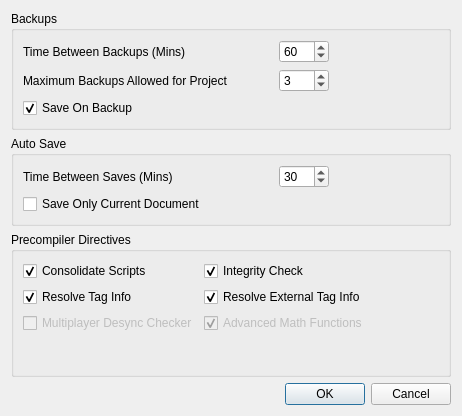
<?xml version="1.0" encoding="UTF-8"?>
<ui version="4.0">
 <class>NewProjectAdvancedDialog</class>
 <widget class="QDialog" name="NewProjectAdvancedDialog">
  <property name="geometry">
   <rect>
    <x>0</x>
    <y>0</y>
    <width>462</width>
    <height>416</height>
   </rect>
  </property>
  <property name="windowTitle">
   <string>Advanced Project Settings</string>
  </property>
  <layout class="QGridLayout" name="gridLayout">
   <item row="2" column="0">
    <widget class="QGroupBox" name="PrecompilerDirectives">
     <property name="title">
      <string>Precompiler Directives</string>
     </property>
     <layout class="QFormLayout" name="formLayout_5">
      <item row="0" column="0">
       <widget class="QCheckBox" name="ConsolidateScripts">
        <property name="whatsThis">
         <string>&lt;html&gt;&lt;head/&gt;&lt;body&gt;&lt;p&gt;Consildate Scripts: This takes all scripts in the project, and condenses them into one file. The reason to do this is because halo can only compile 4 script files per scenario. By allowing Radium to manage your scripts, you can have your scripts spread across many files. This will help organize projects.&lt;/p&gt;&lt;p&gt;When using this feature you have to import the files in the order you would need. Example:&lt;/p&gt;&lt;p&gt;&amp;lt;import &amp;quot;/dualweild/dualweild_verify_count.hsc&amp;quot;&amp;gt;&lt;/p&gt;&lt;p&gt;This will import the contents of the file ABOVE the current script. Auto-complete will know to scan both of the files and populate function names and variables when typed.&lt;/p&gt;&lt;/body&gt;&lt;/html&gt;</string>
        </property>
        <property name="text">
         <string>Consolidate Scripts</string>
        </property>
        <property name="checked">
         <bool>true</bool>
        </property>
       </widget>
      </item>
      <item row="0" column="1">
       <widget class="QCheckBox" name="IntegrityCheck">
        <property name="toolTip">
         <string>&lt;html&gt;&lt;head/&gt;&lt;body&gt;&lt;p&gt;&lt;br/&gt;&lt;/p&gt;&lt;/body&gt;&lt;/html&gt;</string>
        </property>
        <property name="whatsThis">
         <string>&lt;html&gt;&lt;head/&gt;&lt;body&gt;&lt;p&gt;Integrity Check: Enabling this allows Radium to check the files in the project for errors. By letting the application catch the error before Sapien. We can add some debug checking:&lt;/p&gt;&lt;p&gt;Tag Refenced not Present in Scenario&lt;br/&gt;Illegal Parameter&lt;br/&gt;Assignment of Incompatible Types&lt;br/&gt;Use of Undefined Global&lt;br/&gt;Syntax Errors&lt;br/&gt;Unknown Function&lt;/p&gt;&lt;p&gt;After identifying an error. We can then display highlighting, and suggested fixes.&lt;/p&gt;&lt;/body&gt;&lt;/html&gt;</string>
        </property>
        <property name="text">
         <string>Integrity Check</string>
        </property>
        <property name="checked">
         <bool>true</bool>
        </property>
       </widget>
      </item>
      <item row="1" column="0">
       <widget class="QCheckBox" name="ResolveTagInfo">
        <property name="whatsThis">
         <string>&lt;html&gt;&lt;head/&gt;&lt;body&gt;&lt;p&gt;Resolve Tag Information: This will allow Radium to load the tag data from the scenarios you import. You can then reference the tag's data in script. Radium will translate and insert the tag data as a parameter.&lt;/p&gt;&lt;p&gt;Example:&lt;/p&gt;&lt;p&gt;(script startup Example&lt;br/&gt;(sv_say &amp;lt;biped_array.Size&amp;gt;)&lt;br/&gt;)&lt;/p&gt;&lt;p&gt;By doing things this way it:&lt;br/&gt;Allows us to reduce &amp;quot;magic numbers&amp;quot; by relating objects to other objects in the scenario.&lt;br/&gt;Allows us to update any changes by recompiling&lt;br/&gt;Allows us to be able to generalize scripts.&lt;br/&gt;&lt;br/&gt;*NOTE* This only works for the initial state of the map.&lt;/p&gt;&lt;/body&gt;&lt;/html&gt;</string>
        </property>
        <property name="text">
         <string>Resolve Tag Info</string>
        </property>
        <property name="checked">
         <bool>true</bool>
        </property>
       </widget>
      </item>
      <item row="1" column="1">
       <widget class="QCheckBox" name="ResolveExtTagInfo">
        <property name="whatsThis">
         <string>&lt;html&gt;&lt;head/&gt;&lt;body&gt;&lt;p&gt;Resolve External Tag Info: (See Resolve Tag info)&lt;/p&gt;&lt;p&gt;This will allow you to import tags that aren't present in the map. You can then reference the tag data in the halo script editor by calling the '~' directive just like with &amp;quot;Resolve Tag Info&amp;quot;&lt;/p&gt;&lt;p&gt;To import an external tag the syntax is:&lt;br/&gt;&amp;lt;import &amp;quot;tags\Custom Scripting Strings\Dictionary.unicode_string_list&amp;quot;&amp;gt;&lt;/p&gt;&lt;p&gt;This will open a string list, and allow us to read from our dictionary without compiling the tag into the map.&lt;/p&gt;&lt;/body&gt;&lt;/html&gt;</string>
        </property>
        <property name="text">
         <string>Resolve External Tag Info</string>
        </property>
        <property name="checked">
         <bool>true</bool>
        </property>
       </widget>
      </item>
      <item row="2" column="0">
       <widget class="QCheckBox" name="MultiplayerDesync">
        <property name="enabled">
         <bool>false</bool>
        </property>
        <property name="whatsThis">
         <string>&lt;html&gt;&lt;head/&gt;&lt;body&gt;&lt;p&gt;-still in development-&lt;/p&gt;&lt;p&gt;check the scripts contents and attempt to find if and where it would cause a server desync&lt;/p&gt;&lt;/body&gt;&lt;/html&gt;</string>
        </property>
        <property name="text">
         <string>Multiplayer Desync Checker</string>
        </property>
        <property name="checkable">
         <bool>true</bool>
        </property>
        <property name="checked">
         <bool>false</bool>
        </property>
       </widget>
      </item>
      <item row="2" column="1">
       <widget class="QCheckBox" name="AdvancedMathFunctions">
        <property name="enabled">
         <bool>false</bool>
        </property>
        <property name="whatsThis">
         <string>&lt;html&gt;&lt;head/&gt;&lt;body&gt;&lt;p&gt;Advanced Math Functions: Enables higher level math implimentations&lt;/p&gt;&lt;p&gt;Sine&lt;br/&gt;Cosine&lt;br/&gt;Tangent&lt;br/&gt;Inverse Sine&lt;br/&gt;Inverse Cosine&lt;br/&gt;Inverse Tangent&lt;br/&gt;Vector Multiplication&lt;br/&gt;Vector Addition&lt;br/&gt;Degrees to Radians&lt;br/&gt;Radians to Degrees&lt;br/&gt;Modulo&lt;/p&gt;&lt;/body&gt;&lt;/html&gt;</string>
        </property>
        <property name="text">
         <string>Advanced Math Functions</string>
        </property>
        <property name="checked">
         <bool>true</bool>
        </property>
       </widget>
      </item>
     </layout>
    </widget>
   </item>
   <item row="1" column="0">
    <widget class="QGroupBox" name="AutoSave">
     <property name="sizePolicy">
      <sizepolicy hsizetype="Preferred" vsizetype="Fixed">
       <horstretch>0</horstretch>
       <verstretch>0</verstretch>
      </sizepolicy>
     </property>
     <property name="title">
      <string>Auto Save</string>
     </property>
     <layout class="QFormLayout" name="formLayout_2">
      <item row="0" column="0">
       <widget class="QLabel" name="TimeBetweenLabel_2">
        <property name="sizePolicy">
         <sizepolicy hsizetype="Preferred" vsizetype="Preferred">
          <horstretch>0</horstretch>
          <verstretch>0</verstretch>
         </sizepolicy>
        </property>
        <property name="minimumSize">
         <size>
          <width>250</width>
          <height>0</height>
         </size>
        </property>
        <property name="text">
         <string>Time Between Saves (Mins)</string>
        </property>
       </widget>
      </item>
      <item row="0" column="1">
       <widget class="QSpinBox" name="TimeBetweenSaves">
        <property name="maximumSize">
         <size>
          <width>50</width>
          <height>16777215</height>
         </size>
        </property>
        <property name="toolTip">
         <string>Time between auto saves</string>
        </property>
        <property name="whatsThis">
         <string>Time between auto saves</string>
        </property>
        <property name="value">
         <number>30</number>
        </property>
       </widget>
      </item>
      <item row="1" column="0">
       <widget class="QCheckBox" name="SaveOnlyCurrent">
        <property name="toolTip">
         <string>When the application autosaves, it will only save the document you're currently editing</string>
        </property>
        <property name="whatsThis">
         <string>When the application autosaves, it will only save the document you're currently editing</string>
        </property>
        <property name="text">
         <string>Save Only Current Document</string>
        </property>
        <property name="checked">
         <bool>false</bool>
        </property>
       </widget>
      </item>
     </layout>
    </widget>
   </item>
   <item row="0" column="0">
    <widget class="QGroupBox" name="Backups_Layout">
     <property name="sizePolicy">
      <sizepolicy hsizetype="Preferred" vsizetype="Fixed">
       <horstretch>0</horstretch>
       <verstretch>0</verstretch>
      </sizepolicy>
     </property>
     <property name="title">
      <string>Backups</string>
     </property>
     <layout class="QFormLayout" name="formLayout">
      <item row="0" column="0">
       <widget class="QLabel" name="TimeBetweenLabel">
        <property name="sizePolicy">
         <sizepolicy hsizetype="Minimum" vsizetype="Preferred">
          <horstretch>0</horstretch>
          <verstretch>0</verstretch>
         </sizepolicy>
        </property>
        <property name="minimumSize">
         <size>
          <width>250</width>
          <height>0</height>
         </size>
        </property>
        <property name="text">
         <string>Time Between Backups (Mins)</string>
        </property>
       </widget>
      </item>
      <item row="1" column="0">
       <widget class="QLabel" name="MaxBackupLabel">
        <property name="sizePolicy">
         <sizepolicy hsizetype="Preferred" vsizetype="Preferred">
          <horstretch>0</horstretch>
          <verstretch>0</verstretch>
         </sizepolicy>
        </property>
        <property name="minimumSize">
         <size>
          <width>0</width>
          <height>0</height>
         </size>
        </property>
        <property name="text">
         <string>Maximum Backups Allowed for Project</string>
        </property>
       </widget>
      </item>
      <item row="1" column="1">
       <widget class="QSpinBox" name="BackupCount">
        <property name="maximumSize">
         <size>
          <width>50</width>
          <height>16777215</height>
         </size>
        </property>
        <property name="toolTip">
         <string>Determines how many backups the application will create.</string>
        </property>
        <property name="whatsThis">
         <string>Determines how many backups the application will create.</string>
        </property>
        <property name="value">
         <number>3</number>
        </property>
       </widget>
      </item>
      <item row="2" column="0">
       <widget class="QCheckBox" name="SaveOnBackup">
        <property name="text">
         <string>Save On Backup</string>
        </property>
        <property name="checked">
         <bool>true</bool>
        </property>
       </widget>
      </item>
      <item row="0" column="1">
       <widget class="QSpinBox" name="BackupTime">
        <property name="maximumSize">
         <size>
          <width>50</width>
          <height>16777215</height>
         </size>
        </property>
        <property name="toolTip">
         <string>Time between backups</string>
        </property>
        <property name="whatsThis">
         <string>Time between backups</string>
        </property>
        <property name="value">
         <number>60</number>
        </property>
       </widget>
      </item>
     </layout>
    </widget>
   </item>
   <item row="3" column="0">
    <widget class="QDialogButtonBox" name="DialogButtons">
     <property name="orientation">
      <enum>Qt::Horizontal</enum>
     </property>
     <property name="standardButtons">
      <set>QDialogButtonBox::Cancel|QDialogButtonBox::Ok</set>
     </property>
    </widget>
   </item>
  </layout>
 </widget>
 <resources/>
 <connections>
  <connection>
   <sender>DialogButtons</sender>
   <signal>accepted()</signal>
   <receiver>NewProjectAdvancedDialog</receiver>
   <slot>accept()</slot>
   <hints>
    <hint type="sourcelabel">
     <x>248</x>
     <y>254</y>
    </hint>
    <hint type="destinationlabel">
     <x>157</x>
     <y>274</y>
    </hint>
   </hints>
  </connection>
  <connection>
   <sender>DialogButtons</sender>
   <signal>rejected()</signal>
   <receiver>NewProjectAdvancedDialog</receiver>
   <slot>reject()</slot>
   <hints>
    <hint type="sourcelabel">
     <x>316</x>
     <y>260</y>
    </hint>
    <hint type="destinationlabel">
     <x>286</x>
     <y>274</y>
    </hint>
   </hints>
  </connection>
 </connections>
</ui>
